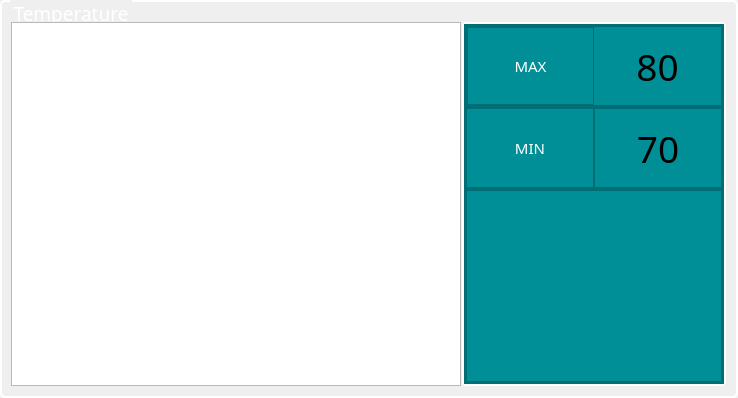
                     <widget class="QGroupBox" name="groupBox_2">
                      <property name="minimumSize">
                       <size>
                        <width>500</width>
                        <height>300</height>
                       </size>
                      </property>
                      <property name="font">
                       <font>
                        <family>Berlin Sans FB</family>
                        <pointsize>14</pointsize>
                       </font>
                      </property>
                      <property name="styleSheet">
                       <string notr="true">QGroupBox::title{
	color : white;
	left: 10px;
	margin-left: 0px;
	padding: 0 1px;
}

QGroupBox{
	border-width: 2px;
	border-style: solid;
	border-color: white;
	margin-top: 0.5ex;
	border-radius: 5px;
}</string>
                      </property>
                      <property name="title">
                       <string>Temperature</string>
                      </property>
                      <layout class="QGridLayout" name="gridLayout_6">
                       <property name="leftMargin">
                        <number>9</number>
                       </property>
                       <property name="topMargin">
                        <number>20</number>
                       </property>
                       <property name="rightMargin">
                        <number>10</number>
                       </property>
                       <property name="bottomMargin">
                        <number>10</number>
                       </property>
                       <property name="spacing">
                        <number>1</number>
                       </property>
                       <item row="0" column="1">
                        <widget class="QGroupBox" name="groupBox_10">
                         <property name="styleSheet">
                          <string notr="true">QGroupBox::title{
	color : white;
	left: 10px;
	margin-left: 0px;
	padding: 0 1px;
}

QGroupBox{
	border-width: 3px;
	border-style: solid;
	border-color: white;
	margin-top: 0.5ex;
	border-radius: 5px;
	background:#008F96;
}</string>
                         </property>
                         <property name="title">
                          <string/>
                         </property>
                         <layout class="QGridLayout" name="gridLayout_48">
                          <property name="leftMargin">
                           <number>0</number>
                          </property>
                          <property name="topMargin">
                           <number>0</number>
                          </property>
                          <property name="rightMargin">
                           <number>0</number>
                          </property>
                          <property name="bottomMargin">
                           <number>0</number>
                          </property>
                          <property name="spacing">
                           <number>0</number>
                          </property>
                          <item row="0" column="2">
                           <widget class="QFrame" name="frame_32">
                            <property name="minimumSize">
                             <size>
                              <width>200</width>
                              <height>0</height>
                             </size>
                            </property>
                            <property name="styleSheet">
                             <string notr="true">background:#008F96;</string>
                            </property>
                            <property name="frameShape">
                             <enum>QFrame::StyledPanel</enum>
                            </property>
                            <property name="frameShadow">
                             <enum>QFrame::Raised</enum>
                            </property>
                            <layout class="QVBoxLayout" name="verticalLayout_18">
                             <property name="spacing">
                              <number>0</number>
                             </property>
                             <property name="leftMargin">
                              <number>0</number>
                             </property>
                             <property name="topMargin">
                              <number>0</number>
                             </property>
                             <property name="rightMargin">
                              <number>0</number>
                             </property>
                             <property name="bottomMargin">
                              <number>0</number>
                             </property>
                             <item>
                              <widget class="QFrame" name="frame_38">
                               <property name="minimumSize">
                                <size>
                                 <width>0</width>
                                 <height>70</height>
                                </size>
                               </property>
                               <property name="styleSheet">
                                <string notr="true">background:#008F96;</string>
                               </property>
                               <property name="frameShape">
                                <enum>QFrame::StyledPanel</enum>
                               </property>
                               <property name="frameShadow">
                                <enum>QFrame::Raised</enum>
                               </property>
                               <layout class="QGridLayout" name="gridLayout_44">
                                <property name="leftMargin">
                                 <number>0</number>
                                </property>
                                <property name="topMargin">
                                 <number>0</number>
                                </property>
                                <property name="rightMargin">
                                 <number>0</number>
                                </property>
                                <property name="bottomMargin">
                                 <number>0</number>
                                </property>
                                <property name="spacing">
                                 <number>0</number>
                                </property>
                                <item row="0" column="1">
                                 <layout class="QHBoxLayout" name="horizontalLayout_31">
                                  <property name="spacing">
                                   <number>0</number>
                                  </property>
                                  <item>
                                   <widget class="QFrame" name="frame_42">
                                    <property name="minimumSize">
                                     <size>
                                      <width>0</width>
                                      <height>80</height>
                                     </size>
                                    </property>
                                    <property name="styleSheet">
                                     <string notr="true">background:#008F96;</string>
                                    </property>
                                    <property name="frameShape">
                                     <enum>QFrame::StyledPanel</enum>
                                    </property>
                                    <property name="frameShadow">
                                     <enum>QFrame::Raised</enum>
                                    </property>
                                    <layout class="QHBoxLayout" name="horizontalLayout_9">
                                     <property name="spacing">
                                      <number>0</number>
                                     </property>
                                     <property name="leftMargin">
                                      <number>0</number>
                                     </property>
                                     <property name="topMargin">
                                      <number>0</number>
                                     </property>
                                     <property name="rightMargin">
                                      <number>0</number>
                                     </property>
                                     <property name="bottomMargin">
                                      <number>0</number>
                                     </property>
                                     <item>
                                      <widget class="QFrame" name="frame_4">
                                       <property name="frameShape">
                                        <enum>QFrame::StyledPanel</enum>
                                       </property>
                                       <property name="frameShadow">
                                        <enum>QFrame::Raised</enum>
                                       </property>
                                       <layout class="QGridLayout" name="gridLayout_52">
                                        <property name="leftMargin">
                                         <number>0</number>
                                        </property>
                                        <property name="topMargin">
                                         <number>0</number>
                                        </property>
                                        <property name="rightMargin">
                                         <number>0</number>
                                        </property>
                                        <property name="bottomMargin">
                                         <number>0</number>
                                        </property>
                                        <property name="spacing">
                                         <number>0</number>
                                        </property>
                                        <item row="0" column="0">
                                         <widget class="QLabel" name="label_58">
                                          <property name="minimumSize">
                                           <size>
                                            <width>0</width>
                                            <height>0</height>
                                           </size>
                                          </property>
                                          <property name="font">
                                           <font>
                                            <family>Berlin Sans FB</family>
                                            <pointsize>11</pointsize>
                                           </font>
                                          </property>
                                          <property name="styleSheet">
                                           <string notr="true">color : white;</string>
                                          </property>
                                          <property name="text">
                                           <string>MAX</string>
                                          </property>
                                          <property name="alignment">
                                           <set>Qt::AlignCenter</set>
                                          </property>
                                         </widget>
                                        </item>
                                       </layout>
                                      </widget>
                                     </item>
                                     <item>
                                      <widget class="QLabel" name="labelMaxGPUTemp">
                                       <property name="minimumSize">
                                        <size>
                                         <width>100</width>
                                         <height>0</height>
                                        </size>
                                       </property>
                                       <property name="font">
                                        <font>
                                         <family>Berlin Sans FB</family>
                                         <pointsize>28</pointsize>
                                        </font>
                                       </property>
                                       <property name="styleSheet">
                                        <string notr="true"/>
                                       </property>
                                       <property name="text">
                                        <string>80</string>
                                       </property>
                                       <property name="alignment">
                                        <set>Qt::AlignCenter</set>
                                       </property>
                                      </widget>
                                     </item>
                                    </layout>
                                   </widget>
                                  </item>
                                 </layout>
                                </item>
                               </layout>
                              </widget>
                             </item>
                             <item>
                              <widget class="QFrame" name="frame_44">
                               <property name="minimumSize">
                                <size>
                                 <width>0</width>
                                 <height>70</height>
                                </size>
                               </property>
                               <property name="styleSheet">
                                <string notr="true">background:#008F96;</string>
                               </property>
                               <property name="frameShape">
                                <enum>QFrame::StyledPanel</enum>
                               </property>
                               <property name="frameShadow">
                                <enum>QFrame::Raised</enum>
                               </property>
                               <layout class="QGridLayout" name="gridLayout_49">
                                <property name="leftMargin">
                                 <number>0</number>
                                </property>
                                <property name="topMargin">
                                 <number>0</number>
                                </property>
                                <property name="rightMargin">
                                 <number>0</number>
                                </property>
                                <property name="bottomMargin">
                                 <number>0</number>
                                </property>
                                <property name="spacing">
                                 <number>0</number>
                                </property>
                                <item row="0" column="1">
                                 <layout class="QHBoxLayout" name="horizontalLayout_36">
                                  <property name="spacing">
                                   <number>0</number>
                                  </property>
                                  <item>
                                   <widget class="QFrame" name="frame_14">
                                    <property name="frameShape">
                                     <enum>QFrame::StyledPanel</enum>
                                    </property>
                                    <property name="frameShadow">
                                     <enum>QFrame::Raised</enum>
                                    </property>
                                    <layout class="QGridLayout" name="gridLayout_54">
                                     <property name="leftMargin">
                                      <number>0</number>
                                     </property>
                                     <property name="topMargin">
                                      <number>0</number>
                                     </property>
                                     <property name="rightMargin">
                                      <number>0</number>
                                     </property>
                                     <property name="bottomMargin">
                                      <number>0</number>
                                     </property>
                                     <property name="spacing">
                                      <number>0</number>
                                     </property>
                                     <item row="0" column="0">
                                      <widget class="QLabel" name="label_59">
                                       <property name="minimumSize">
                                        <size>
                                         <width>0</width>
                                         <height>0</height>
                                        </size>
                                       </property>
                                       <property name="font">
                                        <font>
                                         <family>Berlin Sans FB</family>
                                         <pointsize>11</pointsize>
                                        </font>
                                       </property>
                                       <property name="styleSheet">
                                        <string notr="true">color : white;</string>
                                       </property>
                                       <property name="text">
                                        <string>MIN</string>
                                       </property>
                                       <property name="alignment">
                                        <set>Qt::AlignCenter</set>
                                       </property>
                                      </widget>
                                     </item>
                                    </layout>
                                   </widget>
                                  </item>
                                  <item>
                                   <widget class="QFrame" name="frame_45">
                                    <property name="minimumSize">
                                     <size>
                                      <width>0</width>
                                      <height>80</height>
                                     </size>
                                    </property>
                                    <property name="styleSheet">
                                     <string notr="true">background:#008F96;</string>
                                    </property>
                                    <property name="frameShape">
                                     <enum>QFrame::StyledPanel</enum>
                                    </property>
                                    <property name="frameShadow">
                                     <enum>QFrame::Raised</enum>
                                    </property>
                                    <layout class="QHBoxLayout" name="horizontalLayout_37">
                                     <property name="spacing">
                                      <number>0</number>
                                     </property>
                                     <property name="leftMargin">
                                      <number>0</number>
                                     </property>
                                     <property name="topMargin">
                                      <number>0</number>
                                     </property>
                                     <property name="rightMargin">
                                      <number>0</number>
                                     </property>
                                     <property name="bottomMargin">
                                      <number>0</number>
                                     </property>
                                     <item>
                                      <widget class="QLabel" name="labelMinGPUTemp">
                                       <property name="minimumSize">
                                        <size>
                                         <width>100</width>
                                         <height>0</height>
                                        </size>
                                       </property>
                                       <property name="font">
                                        <font>
                                         <family>Berlin Sans FB</family>
                                         <pointsize>28</pointsize>
                                        </font>
                                       </property>
                                       <property name="styleSheet">
                                        <string notr="true"/>
                                       </property>
                                       <property name="text">
                                        <string>70</string>
                                       </property>
                                       <property name="alignment">
                                        <set>Qt::AlignCenter</set>
                                       </property>
                                      </widget>
                                     </item>
                                    </layout>
                                   </widget>
                                  </item>
                                 </layout>
                                </item>
                               </layout>
                              </widget>
                             </item>
                             <item>
                              <widget class="QFrame" name="frame_46">
                               <property name="minimumSize">
                                <size>
                                 <width>160</width>
                                 <height>160</height>
                                </size>
                               </property>
                               <property name="styleSheet">
                                <string notr="true">background:#008F96;</string>
                               </property>
                               <property name="frameShape">
                                <enum>QFrame::StyledPanel</enum>
                               </property>
                               <property name="frameShadow">
                                <enum>QFrame::Raised</enum>
                               </property>
                               <layout class="QGridLayout" name="gridLayout_25">
                                <property name="leftMargin">
                                 <number>0</number>
                                </property>
                                <property name="topMargin">
                                 <number>0</number>
                                </property>
                                <property name="rightMargin">
                                 <number>0</number>
                                </property>
                                <property name="bottomMargin">
                                 <number>0</number>
                                </property>
                                <property name="spacing">
                                 <number>0</number>
                                </property>
                                <item row="0" column="0">
                                 <widget class="hashrateCharView" name="graphicsViewTemp">
                                  <property name="minimumSize">
                                   <size>
                                    <width>150</width>
                                    <height>150</height>
                                   </size>
                                  </property>
                                  <property name="font">
                                   <font>
                                    <family>Berlin Sans FB</family>
                                   </font>
                                  </property>
                                  <property name="horizontalScrollBarPolicy">
                                   <enum>Qt::ScrollBarAsNeeded</enum>
                                  </property>
                                 </widget>
                                </item>
                               </layout>
                              </widget>
                             </item>
                            </layout>
                           </widget>
                          </item>
                         </layout>
                        </widget>
                       </item>
                       <item row="0" column="0">
                        <widget class="hashrateCharView" name="graphicsViewTempPie">
                         <property name="sizePolicy">
                          <sizepolicy hsizetype="Minimum" vsizetype="Minimum">
                           <horstretch>0</horstretch>
                           <verstretch>0</verstretch>
                          </sizepolicy>
                         </property>
                         <property name="minimumSize">
                          <size>
                           <width>450</width>
                           <height>100</height>
                          </size>
                         </property>
                        </widget>
                       </item>
                      </layout>
                     </widget>
